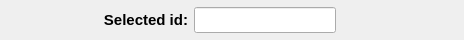
       <widget class="QFrame" name="frame_25">
        <property name="minimumSize">
         <size>
          <width>0</width>
          <height>40</height>
         </size>
        </property>
        <property name="maximumSize">
         <size>
          <width>16777215</width>
          <height>40</height>
         </size>
        </property>
        <property name="frameShape">
         <enum>QFrame::NoFrame</enum>
        </property>
        <property name="frameShadow">
         <enum>QFrame::Raised</enum>
        </property>
        <layout class="QGridLayout" name="gridLayout_26" rowstretch="0">
         <property name="leftMargin">
          <number>2</number>
         </property>
         <property name="topMargin">
          <number>2</number>
         </property>
         <property name="rightMargin">
          <number>2</number>
         </property>
         <property name="bottomMargin">
          <number>2</number>
         </property>
         <property name="horizontalSpacing">
          <number>6</number>
         </property>
         <property name="verticalSpacing">
          <number>2</number>
         </property>
         <item row="0" column="3">
          <widget class="QFrame" name="frame_27">
           <property name="minimumSize">
            <size>
             <width>120</width>
             <height>26</height>
            </size>
           </property>
           <property name="frameShape">
            <enum>QFrame::NoFrame</enum>
           </property>
           <property name="frameShadow">
            <enum>QFrame::Raised</enum>
           </property>
          </widget>
         </item>
         <item row="0" column="2">
          <widget class="QLineEdit" name="lineEdit_selected_ID">
           <property name="minimumSize">
            <size>
             <width>0</width>
             <height>26</height>
            </size>
           </property>
           <property name="font">
            <font>
             <family>Arial</family>
             <pointsize>11</pointsize>
             <weight>75</weight>
             <italic>true</italic>
             <bold>true</bold>
            </font>
           </property>
           <property name="focusPolicy">
            <enum>Qt::ClickFocus</enum>
           </property>
           <property name="styleSheet">
            <string notr="true">color: rgb(0, 0, 0);
color: rgb(0, 0, 255);</string>
           </property>
           <property name="alignment">
            <set>Qt::AlignCenter</set>
           </property>
          </widget>
         </item>
         <item row="0" column="1">
          <widget class="QFrame" name="frame_26">
           <property name="minimumSize">
            <size>
             <width>120</width>
             <height>26</height>
            </size>
           </property>
           <property name="frameShape">
            <enum>QFrame::NoFrame</enum>
           </property>
           <property name="frameShadow">
            <enum>QFrame::Raised</enum>
           </property>
           <layout class="QGridLayout" name="gridLayout_27">
            <property name="leftMargin">
             <number>0</number>
            </property>
            <property name="topMargin">
             <number>0</number>
            </property>
            <property name="rightMargin">
             <number>0</number>
            </property>
            <property name="bottomMargin">
             <number>0</number>
            </property>
            <property name="spacing">
             <number>0</number>
            </property>
            <item row="0" column="0">
             <widget class="QLabel" name="label_selected_id">
              <property name="font">
               <font>
                <pointsize>11</pointsize>
                <weight>75</weight>
                <bold>true</bold>
               </font>
              </property>
              <property name="text">
               <string>Selected id:</string>
              </property>
              <property name="alignment">
               <set>Qt::AlignRight|Qt::AlignTrailing|Qt::AlignVCenter</set>
              </property>
             </widget>
            </item>
           </layout>
          </widget>
         </item>
         <item row="0" column="0">
          <widget class="QFrame" name="frame_28">
           <property name="minimumSize">
            <size>
             <width>60</width>
             <height>0</height>
            </size>
           </property>
           <property name="frameShape">
            <enum>QFrame::NoFrame</enum>
           </property>
           <property name="frameShadow">
            <enum>QFrame::Raised</enum>
           </property>
          </widget>
         </item>
        </layout>
       </widget>
